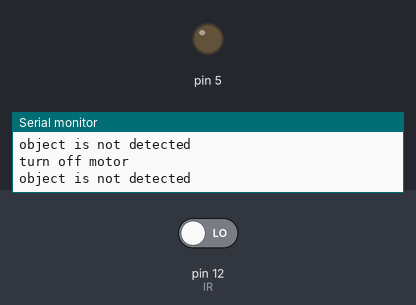
Simulated run of this sketch. Board: Arduino Uno, built with avr-gcc and run on an emulated ATmega328P. Parts: output pins drawn as LEDs (lit = HIGH), the last lines printed to the serial monitor. Inputs (shaded band) come from the test bench; at power-on: pin 12 (IR) LOW.

Above: at 10.8 s.
10.9 s: pin 12 (IR) driven HIGH
At 15.5 s:
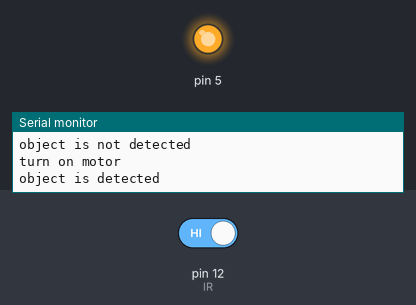
16.9 s: pin 12 (IR) driven LOW
At 20.5 s:
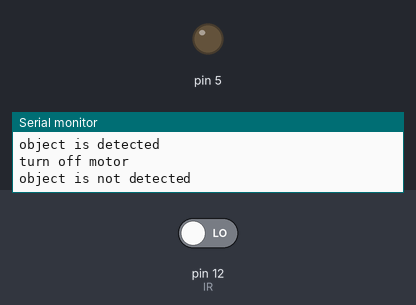
Timing chart, 0 to 22.0 s (numbered marks = the images above; inputs shaded):
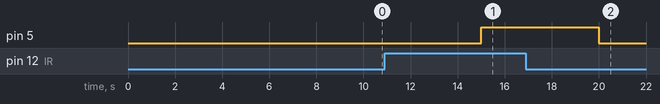

The sketch:

sketch_relay.ino
```cpp
int relay = 5;
int IR = 12;
int V;
void setup() {
  // put your setup code here, to run once:
pinMode(5, OUTPUT);
pinMode(12, INPUT);
Serial.begin(9600);
}

void loop() {
  // put your main code here, to run repeatedly:
  int V = digitalRead(IR);
  if(V == HIGH)
  {
  digitalWrite(5, HIGH);
  Serial.println("turn on motor");
  Serial.println("object is detected");
  delay(5000);
  }
  else
  {
  digitalWrite(5, LOW);
  Serial.println("turn off motor");
  Serial.println("object is not detected");
  delay(5000);
  }

}
```

Measured:
- after the input at 10.9 s, pin 5: LOW → HIGH after 4.1 s
- after the input at 16.9 s, pin 5: HIGH → LOW after 3.1 s
